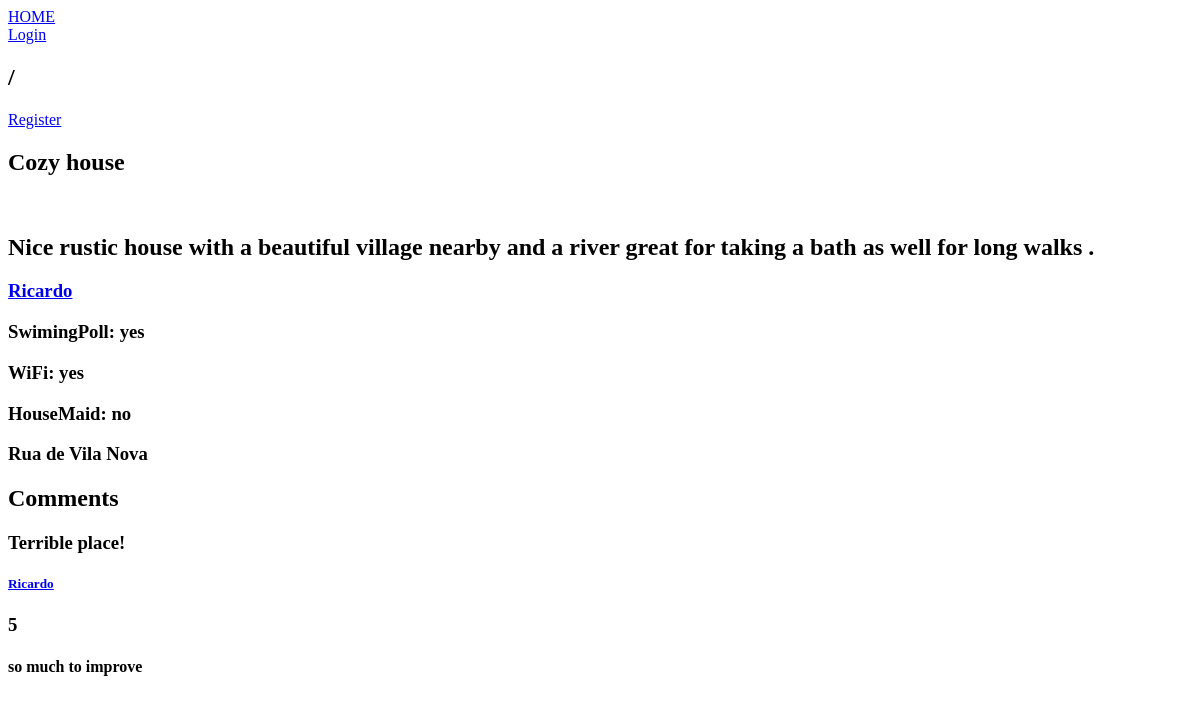
/pages/house.php?id=2, run on the app's committed database.
### tables this page shows
CREATE TABLE Place(
    placeID integer PRIMARY KEY,
    title text NOT NULL,
    placeDescription text NOT NULL,
    placeAddress text NOT NULL,
    area real NOT NULL CHECK(area > 0),
    maxGuests INTEGER NOT NULL,
    swimmingPool INTEGER DEFAULT 0,
    wiFi INTEGER DEFAULT 0,
    houseMaid INTEGER DEFAULT 0,
    numberOfBedrooms INTEGER,
    placeOwner integer NOT NULL REFERENCES User
);

CREATE TABLE User(
    userID integer PRIMARY KEY,
    userName text NOT NULL,
    email text NOT NULL,
    passHash text NOT NULL,
    age date NOT NULL,
    phoneNumber text NOT NULL CHECK(length(phoneNumber) = 9)
);

CREATE TABLE Comment(
    commentID integer PRIMARY KEY,
    placeID integer NOT NULL REFERENCES Place,
    writer integer NOT NULL REFERENCES User,
    classification integer NOT NULL CHECK (classification >= 1 AND classification <= 5),
    title text NOT NULL,
    comment text NOT NULL
);

### actions/user_info.php (called while the page is built, shortened)
<?php
    function getUserInfo($userId){
        $db = Database::instance()->db();
        $stmt = $db->prepare('Select * from User
                              where User.userId = :userId
                                ');
        $stmt->bindParam(':userId', $userId);
        $stmt->execute();
        $user = $stmt->fetch();
        if($user !== false){
            return $user;
        }
        else{
            echo "PAGE NOT FOUND";
        }
    }
        ?>

### actions/get_place_info.php (the view, shortened to what this page needs)
<?php
function getPlace($place_id)
{
    $db = Database::instance()->db();
    $stmt = $db->prepare('Select * from Place
                            JOIN User
                            where user.userid = place.placeOwner
                            and placeid = :place_id');
    $stmt->bindParam(':place_id', $place_id);
    $stmt->execute();
    $place = $stmt->fetch();
    if ($place !== false) {
        return $place;
    } else
        return null;
}
function drawPlaceTitle($place)
{
    ?>
    <h2> <?= $place['title'] ?> </h2>
<?php
}
function drawPlaceDescription($place)
{
    ?>
    <h2> <?= $place['placeDescription'] ?> </h2>
<?php
}
function drawUser($place)
{
    ?>
    <a href="./user.php?id= <?= $place['placeOwner'] ?> ">
        <h3> <?= $place['userName'] ?> </h3>
    </a>
<?php
}
function drawPlaceAmenities($place)
{
    if ($place['swimmingPool'] == 1) {
    ?>
        <h3> SwimingPoll: yes </h3>
    <?php
    } else {
    ?>
        <h3> SwimingPoll: no </h3>
    <?php
    }
    if ($place['wiFi'] == 1) {
    ?>
        <h3> WiFi: yes </h3>
    <?php
    } else {
    ?>
        <h3> Wifi: no </h3>
    <?php
    }
    if ($place['houseMaid'] == 1) {
    ?>
        <h3> HouseMaid: yes </h3>
    <?php
    } else {
    ?>
        <h3> HouseMaid: no </h3>
    <?php
    }
    ?>
    <h3> <?= $place['placeAddress'] ?> </h1>
    <?php
}
            ?>

### templates/comments.php (shortened to what this page needs)
<?php
    include_once ('../actions/user_info.php');
    ?>
    <?php
    function drawComments($placeId){
        $comments = getComments($placeId);
        displayComments($comments);
    }
    function getComments($placeId){
        $db = Database::instance()->db();
        $stmt = $db->prepare('Select * from Comment where placeId = :placeId');
        $stmt->bindParam(':placeId' , $placeId);
        $stmt->execute();
        $comments = $stmt->fetchAll();
        return $comments;
    }
    function displayComments($comments){
        ?>
            <div id='Comments'>
            <h2>Comments </h2>
            <?php
        foreach($comments as $comment){
            $userName = getUserInfo($comment['writer'])['userName'];
        ?>
            <div id='Comment'>
                <h3> <?= $comment['title'] ?>  </h3>
                <a href="./user.php?id= <?= $comment['writer'] ?> ">
                    <h5> <?= $userName ?> </h5>
                </a>
                <h3> <?= $comment['classification'] ?>  </h3>
                <h4> <?= $comment['comment'] ?>  </h4>
            </div>
        <?php
        }
        ?>
            </div>
        <?php
    }
?>

### data on the page
place: title "Cozy house", placeDescription "Nice rustic house with a beautiful village nearby and a river great for taking a bath as well for long walks .", placeOwner.userName "Ricardo", placeAddress "Rua de Vila Nova"
comment: title "Terrible place!", writer.userName "Ricardo", classification "5", comment "so much to improve"
